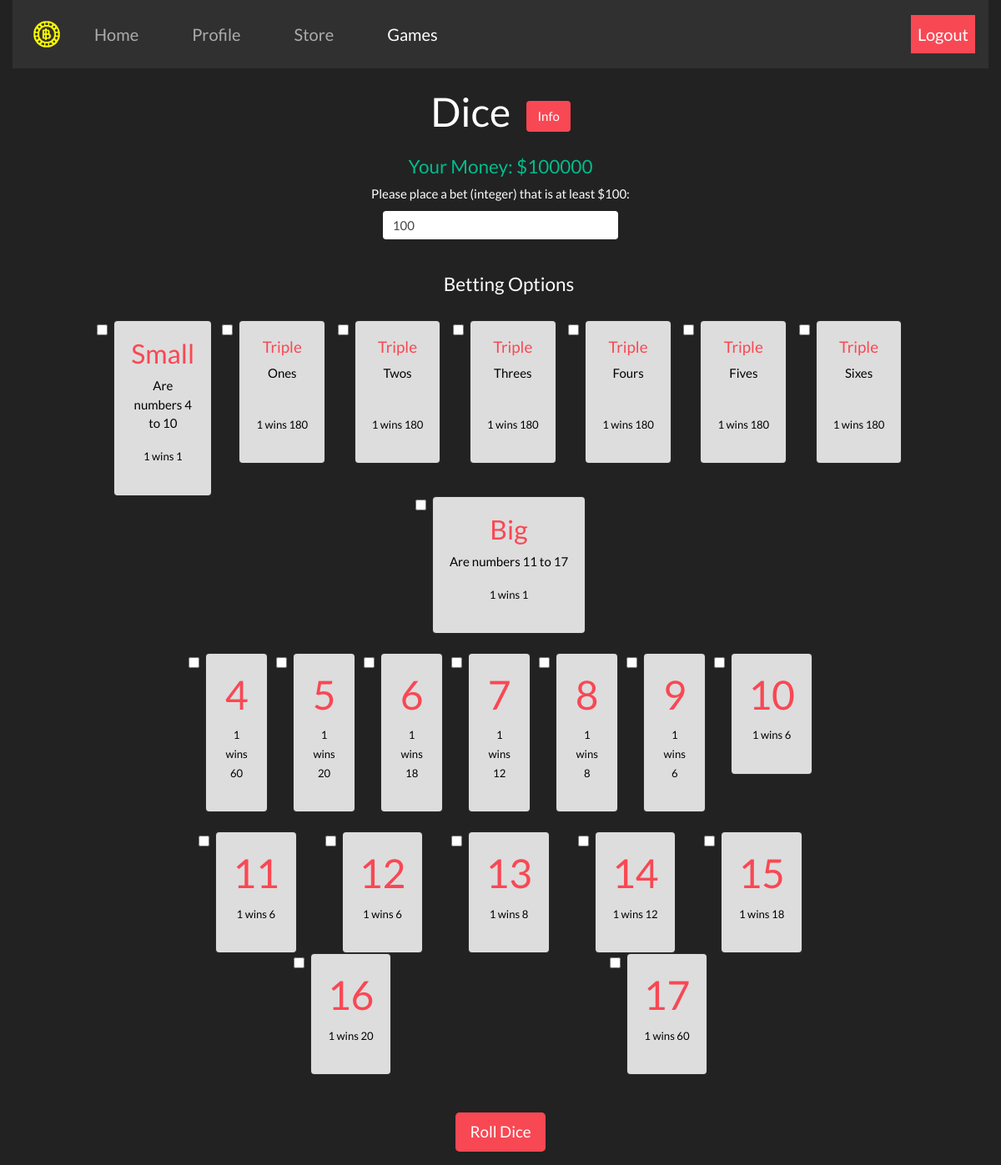
Before: /dice (signed in) with the older database file.
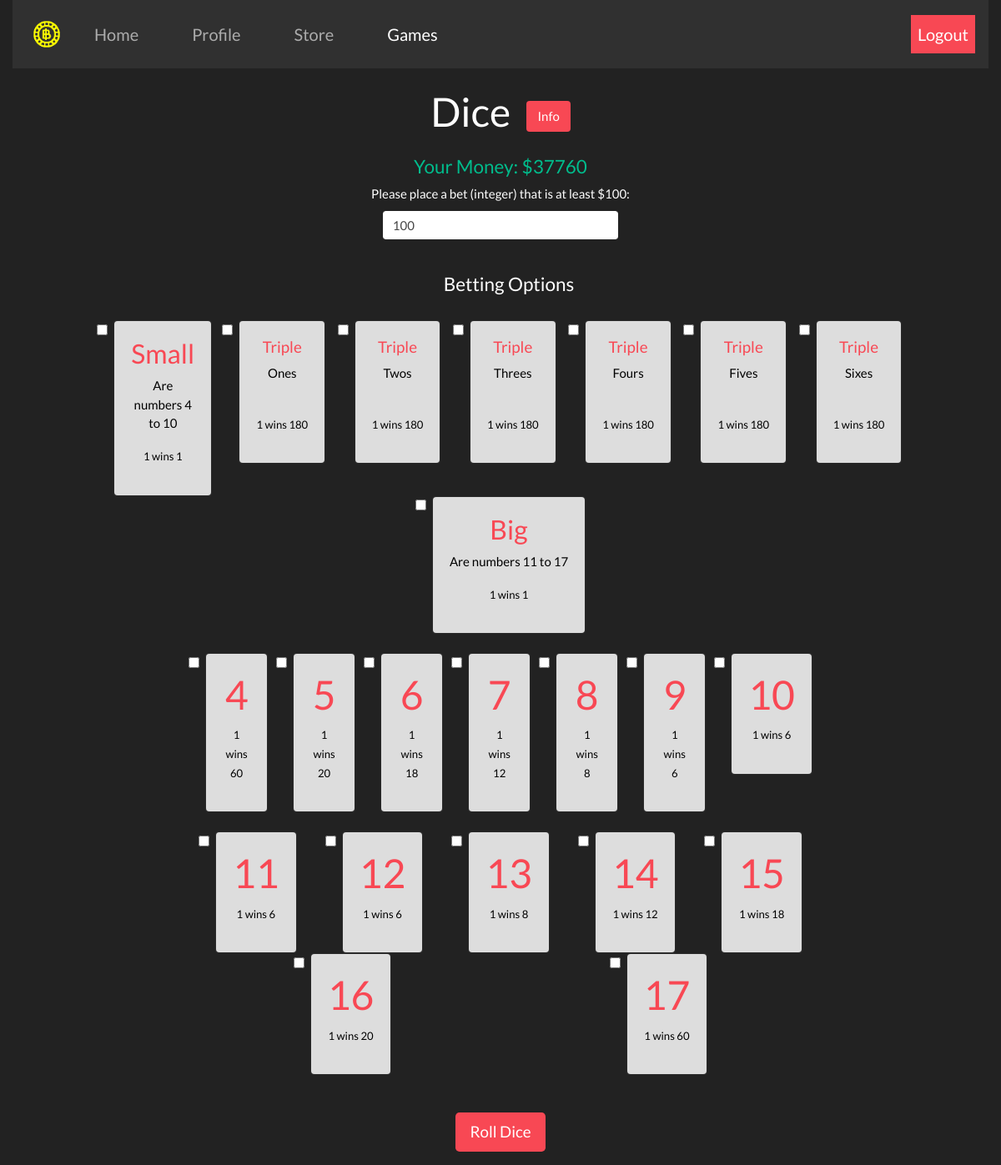
After: the same page with the newer database file.
### tables this page shows
CREATE TABLE user_tbl (username TEXT, password TEXT, pfp TEXT, money INT, time INT, boosts TEXT);

### app.py (the view, shortened to what this page needs)
@app.route("/dice", methods=["GET", "POST"])
@login_required
def dice():
    user = session['username']
    if request.method == 'GET':
        money = db_manager.getMoney(user)
        return render_template("dice.html", betting=True, money=money, games="active")

### app.py (called while the page is built)
def login_required(f):
    @wraps(f)
    def dec(*args, **kwargs):
        if 'username' in session:
            for arg in args:
                print(arg)
            return f(*args, **kwargs)
        flash('You must be logged in to view this page!', 'alert-danger')
        return redirect('/')
    return dec

### utl/db_builder.py (called while the page is built)
def execmany(cmd, inputs):
    db = sqlite3.connect(DB_FILE)
    c = db.cursor()
    output = c.execute(cmd, inputs)
    db.commit()
    return output

### utl/db_manager.py (called while the page is built)
def getMoney(username):
    q = "SELECT money from user_tbl WHERE username=?"
    inputs = (username, )
    data = execmany(q, inputs).fetchone()[0]
    return data

### templates/dice.html (shortened to what this page needs)
{% extends "_base.html" %}
{% block body %}
<h1>Dice
	<button type="button" class="btn" data-toggle="modal" data-target="#exampleModal" style = "margin-left: 10px; background-color:#f84854;">
		Info
	</button>
</h1>
<div class="w-100 p-3">
	<h4 class="text-success">Your Money: ${{ money }}</h4>
	{% if betting %}
  <form action="/dice" method="POST">
    <div class="form-group">
      <label for="bet">Please place a bet (integer) that is at least $100:</label>
      <input name="bet" type="number" class="form-control w-25"  min="100" id="bet" value=100>
    </div><br>
		<div class="form-check" style="width:85%;" id="options">
			<h4>Betting Options</h4><br>
			<div class="row">
				<div class="col">
					<input class="form-check-input" type="checkbox" value="small" name="options">
				  <label class="form-check-label">
						<div class="card">
						  <div class="card-body rounded" style="background-color:#ddd; color:black;">
						    <h3 style="color:#f84854">Small</h3>
								<p>Are numbers 4 to 10</p>
								<p><small> 1 wins 1 </small></p>
						  </div>
						</div>
				  </label>
				</div>
				<div class="col">
					<input class="form-check-input" type="checkbox" value="triple1" name="options" >
				  <label class="form-check-label">
						<div class="card">
						  <div class="card-body rounded" style="background-color:#ddd; color:black;">
								<h5 style="color:#f84854">Triple</h5>
								<p>Ones</p><br>
								<p><small> 1 wins 180 </small></p>
						  </div>
						</div>
				  </label>
				</div>
				<div class="col">
					<input class="form-check-input" type="checkbox" value="triple2" name="options" >
				  <label class="form-check-label">
						<div class="card">
						  <div class="card-body rounded" style="background-color:#ddd; color:black;">
								<h5 style="color:#f84854">Triple</h5>
								<p>Twos</p><br>
								<p><small> 1 wins 180 </small></p>
						  </div>
						</div>
				  </label>
				</div>
				<div class="col">
					<input class="form-check-input" type="checkbox" value="triple3" name="options" >
				  <label class="form-check-label">
						<div class="card">
						  <div class="card-body rounded" style="background-color:#ddd; color:black;">
								<h5 style="color:#f84854">Triple</h5>
								<p>Threes</p><br>
								<p><small> 1 wins 180 </small></p>
						  </div>
						</div>
				  </label>
				</div>
				<div class="col">
					<input class="form-check-input" type="checkbox" value="triple4" name="options" >
				  <label class="form-check-label">
						<div class="card">
						  <div class="card-body rounded" style="background-color:#ddd; color:black;">
								<h5 style="color:#f84854">Triple</h5>
								<p>Fours</p><br>
								<p><small> 1 wins 180 </small></p>
						  </div>
						</div>
				  </label>
				</div>
				<div class="col">
					<input class="form-check-input" type="checkbox" value="triple5" name="options" >
				  <label class="form-check-label">
						<div class="card">
						  <div class="card-body rounded" style="background-color:#ddd; color:black;">
								<h5 style="color:#f84854">Triple</h5>
								<p>Fives</p><br>
								<p><small> 1 wins 180 </small></p>
						  </div>
						</div>
				  </label>
				</div>
				<div class="col">
					<input class="form-check-input" type="checkbox" value="triple6" name="options" >
				  <label class="form-check-label">
						<div class="card">
						  <div class="card-body rounded" style="background-color:#ddd; color:black;">
								<h5 style="color:#f84854">Triple</h5>
								<p>Sixes</p><br>
								<p><small> 1 wins 180 </small></p>
						  </div>
						</div>
				  </label>
				</div>
				<div class="col">
					<input class="form-check-input" type="checkbox" value="big" name="options" >
				  <label class="form-check-label">
						<div class="card">
						  <div class="card-body rounded" style="background-color:#ddd; color:black;">
						    <h3 style="color:#f84854">Big</h3>
								<p>Are numbers 11 to 17</p>
								<p><small> 1 wins 1 </small></p>
						  </div>
						</div>
				  </label>
				</div>
			</div>
			<br>
			<div class="row" style="width:80%">
				<div class="col">
					<input class="form-check-input" type="checkbox" value="sum4" name="options">
					<label class="form-check-label">
						<div class="card">
						  <div class="card-body rounded" style="background-color:#ddd; color:black;">
								<h1 style="color:#f84854">4</h1>
								<p><small>1 wins 60</small></p>
						  </div>
						</div>
				  </label>
				</div>
				<div class="col">
					<input class="form-check-input" type="checkbox" value="sum5" name="options">
					<label class="form-check-label">
						<div class="card">
						  <div class="card-body rounded" style="background-color:#ddd; color:black;">
								<h1 style="color:#f84854">5</h1>
								<p><small>1 wins 20</small></p>
						  </div>
						</div>
				  </label>
				</div>
				<div class="col">
					<input class="form-check-input" type="checkbox" value="sum6" name="options">
					<label class="form-check-label">
						<div class="card">
						  <div class="card-body rounded" style="background-color:#ddd; color:black;">
								<h1 style="color:#f84854">6</h1>
								<p><small>1 wins 18</small></p>
						  </div>
						</div>
				  </label>
				</div>
				<div class="col">
					<input class="form-check-input" type="checkbox" value="sum7" name="options">
					<label class="form-check-label">
						<div class="card">
						  <div class="card-body rounded" style="background-color:#ddd; color:black;">
								<h1 style="color:#f84854">7</h1>
								<p><small>1 wins 12</small></p>
						  </div>
						</div>
				  </label>
				</div>
				<div class="col">
					<input class="form-check-input" type="checkbox" value="sum8" name="options">
					<label class="form-check-label">
						<div class="card">
						  <div class="card-body rounded" style="background-color:#ddd; color:black;">
								<h1 style="color:#f84854">8</h1>
								<p><small>1 wins 8</small></p>
						  </div>
						</div>
				  </label>
				</div>
				<div class="col">
					<input class="form-check-input" type="checkbox" value="sum9" name="options">
					<label class="form-check-label">
						<div class="card">
						  <div class="card-body rounded" style="background-color:#ddd; color:black;">
								<h1 style="color:#f84854">9</h1>
								<p><small>1 wins 6</small></p>
						  </div>
						</div>
				  </label>
				</div>
				<div class="col">
					<input class="form-check-input" type="checkbox" value="sum10" name="options">
					<label class="form-check-label">
						<div class="card">
						  <div class="card-body rounded" style="background-color:#ddd; color:black;">
								<h1 style="color:#f84854">10</h1>
								<p><small>1 wins 6</small></p>
						  </div>
						</div>
				  </label>
				</div>
			</div>
			<br>
			<div class="row" style="width:80%">
				<div class="col">
					<input class="form-check-input" type="checkbox" value="sum11" name="options">
					<label class="form-check-label">
						<div class="card">
							<div class="card-body rounded" style="background-color:#ddd; color:black;">
								<h1 style="color:#f84854">11</h1>
								<p><small>1 wins 6</small></p>
							</div>
						</div>
					</label>
				</div>
				<div class="col">
					<input class="form-check-input" type="checkbox" value="sum12" name="options">
					<label class="form-check-label">
						<div class="card">
							<div class="card-body rounded" style="background-color:#ddd; color:black;">
								<h1 style="color:#f84854">12</h1>
								<p><small>1 wins 6</small></p>
							</div>
						</div>
					</label>
				</div>
				<div class="col">
					<input class="form-check-input" type="checkbox" value="sum13" name="options">
					<label class="form-check-label">
						<div class="card">
							<div class="card-body rounded" style="background-color:#ddd; color:black;">
								<h1 style="color:#f84854">13</h1>
								<p><small>1 wins 8</small></p>
							</div>
						</div>
					</label>
				</div>
				<div class="col">
					<input class="form-check-input" type="checkbox" value="sum14" name="options">
					<label class="form-check-label">
						<div class="card">
							<div class="card-body rounded" style="background-color:#ddd; color:black;">
								<h1 style="color:#f84854">14</h1>
								<p><small>1 wins 12</small></p>
							</div>
						</div>
					</label>
				</div>
				<div class="col">
					<input class="form-check-input" type="checkbox" value="sum15" name="options">
					<label class="form-check-label">
						<div class="card">
							<div class="card-body rounded" style="background-color:#ddd; color:black;">
								<h1 style="color:#f84854">15</h1>
								<p><small>1 wins 18</small></p>
							</div>
						</div>
					</label>
				</div>
				<div class="col">
					<input class="form-check-input" type="checkbox" value="sum16" name="options">
					<label class="form-check-label">
						<div class="card">
							<div class="card-body rounded" style="background-color:#ddd; color:black;">
								<h1 style="color:#f84854">16</h1>
								<p><small>1 wins 20</small></p>
							</div>
						</div>
					</label>
				</div>
				<div class="col">
					<input class="form-check-input" type="checkbox" value="sum17" name="options">
					<label class="form-check-label">
						<div class="card">
							<div class="card-body rounded" style="background-color:#ddd; color:black;">
								<h1 style="color:#f84854">17</h1>
								<p><small>1 wins 60</small></p>
							</div>
						</div>
					</label>
				</div>
			</div>
      <br>
		</div>
		<br>
		<button type="submit" class="btn btn-lg" style="background-color:#f84854">Roll Dice</button>
		</form>
		{% endif %}
</div>
{% endblock %}

### templates/_base.html (shortened to what this page needs)
<!DOCTYPE html>
<html>
	<head>
    <link href="https://stackpath.bootstrapcdn.com/bootswatch/4.4.1/darkly/bootstrap.min.css" rel="stylesheet">
		<link rel="stylesheet" href="static/styles/base.css">
	</head>
	<body>
		<div class="container-fluid">
			<center>
				{% block header %}
				<nav class="navbar navbar-expand-lg navbar-dark bg-dark">
						<a class="navbar-nav" href="/home">
							<img src="/static/logo.png" width="50" height="50"/>
						</a>
				    <div class="collapse navbar-collapse" id="navbarSupportedContent">
				        <ul class="navbar-nav">
				            <li class="nav-item {{ home }} px-4">
				                <a class="nav-link" href="/home" style="font-size:20px;">Home</a>
				            </li>
				        </ul>
								<ul class="navbar-nav">
				            <li class="nav-item {{ profile }} px-4">
				                <a class="nav-link" href="/profile" style="font-size:20px;"> Profile </a>
				            </li>
				        </ul>
								<ul class="navbar-nav">
				            <li class="nav-item {{ store }} px-4">
				                <a class="nav-link" href="/store" style="font-size:20px;"> Store </a>
				            </li>
				        </ul>
								<ul class="navbar-nav">
				            <li class="nav-item {{ games }} px-4">
				                <a class="nav-link" href="/games" style="font-size:20px;"> Games </a>
				            </li>
				        </ul>
				        <ul class="navbar-nav ml-auto">
										<li class="nav-item navbar-right">
				                <a class="nav-link text-white" href="/logout" style="font-size:20px; background-color:#f84854;"> Logout </a>
				            </li>
				        </ul>
				    </div>
				</nav>
				{% endblock %}
				<br>
				{% set msgs = get_flashed_messages(with_categories=true) %}
				{% block body %}
				{% endblock %}
			</center>
		</div>
	</body>
</html>

Changed rows visible on the page:
changed user_tbl: money "100000" → "37760"
